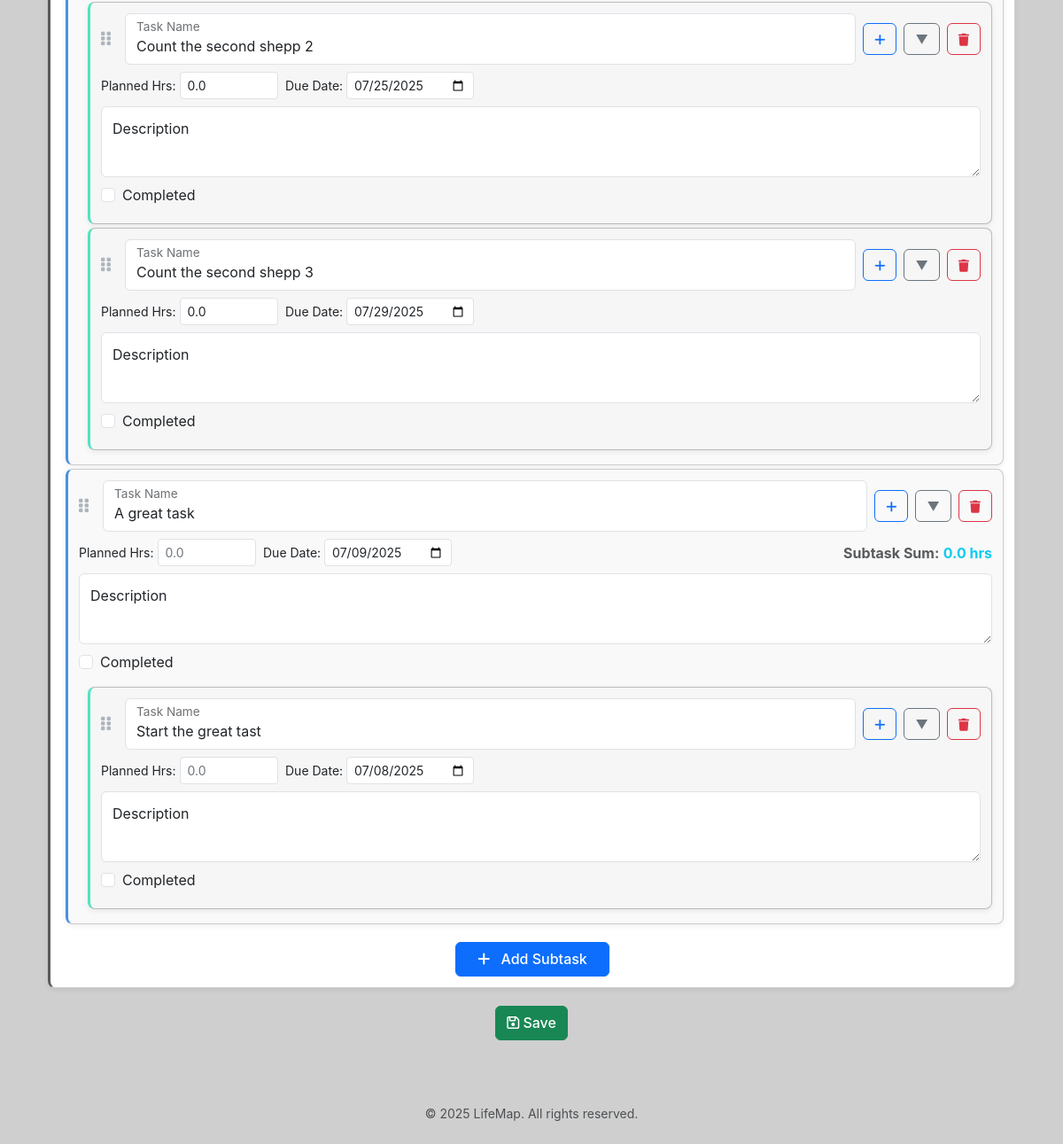
Before: /details/9 (signed in, lower part) with the older database file.
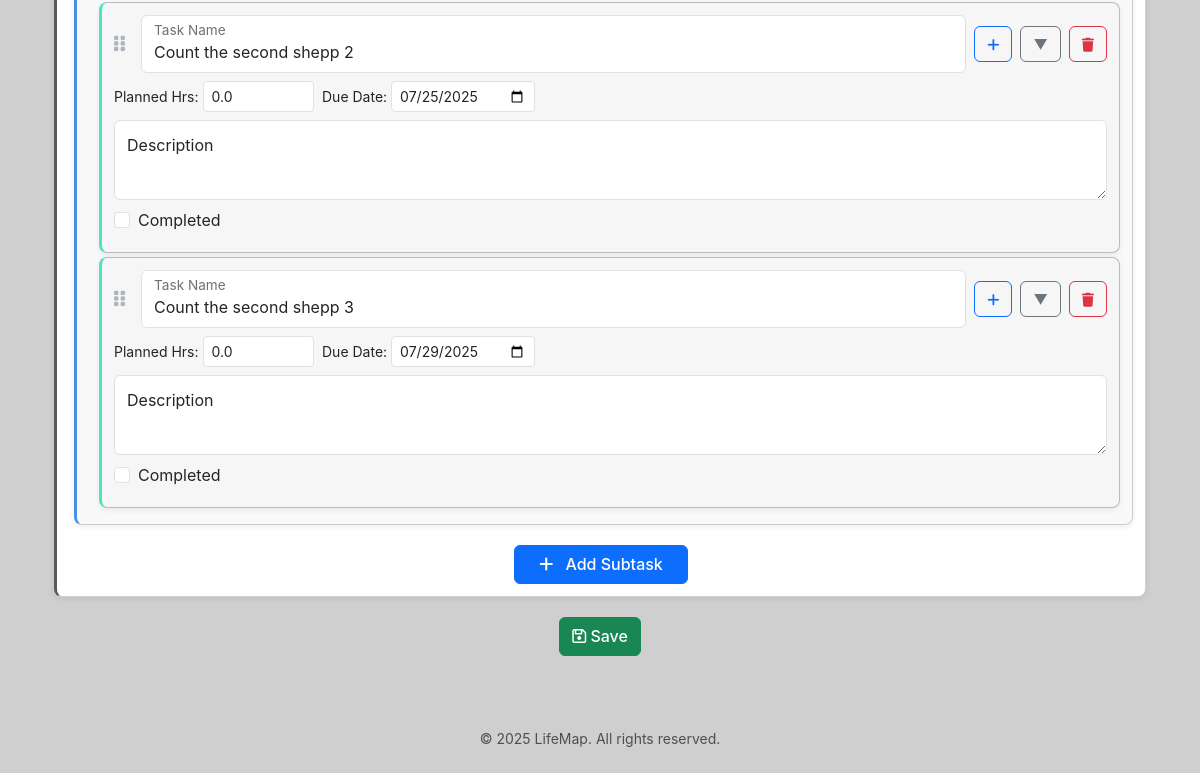
After: the same page with the newer database file.
### tables this page shows
CREATE TABLE work_items (
    item_id INTEGER PRIMARY KEY AUTOINCREMENT,
    project_id INTEGER NOT NULL,
    parent_item_id INTEGER,
    name TEXT NOT NULL,
    description TEXT,
    due_date DATE,
    is_completed INTEGER DEFAULT 0,
    priority INTEGER DEFAULT 0,
    status TEXT DEFAULT 'To Do',
    assigned_to_user_id INTEGER,
    display_order INTEGER DEFAULT 0,
    planned_hours REAL, -- <--- Changed to REAL (or INTEGER) and removed NOT NULL
    created_at DATETIME DEFAULT CURRENT_TIMESTAMP,
    updated_at DATETIME DEFAULT CURRENT_TIMESTAMP, is_minimized INTEGER DEFAULT 0, google_calendar_event_id TEXT,
    FOREIGN KEY (project_id) REFERENCES projects(project_id) ON DELETE CASCADE,
    FOREIGN KEY (parent_item_id) REFERENCES work_items(item_id) ON DELETE CASCADE,
    FOREIGN KEY (assigned_to_user_id) REFERENCES users(user_id) ON DELETE SET NULL
);

### app.py (the view)
@app.route("/details/<int:project_id>")
@login_required
def tasks(project_id):
    user_id = session["user_id"]
    conn = get_db()
    cursor = conn.cursor()
    cursor.execute(
        """SELECT name, description FROM projects WHERE user_id = ? AND project_id = ?""",
        (user_id,
         project_id))
    project_details = cursor.fetchone()
    if project_details is None:
        return error_page("Project not found or you are not authorized.", 404)
    project_name = project_details["name"]
    cursor.execute(
        """SELECT * FROM work_items WHERE project_id = ?""", (project_id,))
    tasks_flat_list = cursor.fetchall()
    tree = build_task_tree(tasks_flat_list)
    return render_template(
        'tasks.html',
        tasks=tree,
        project_id=project_id,
        project_name=project_name,
        username=get_username(user_id),
        project_details=project_details)

### app.py (called while the page is built)
@app.after_request
def after_request(response):
    response.headers["Cache-Control"] = "no-cache, no-store, must-revalidate"
    response.headers["Expires"] = 0
    response.headers["Pragma"] = "no-cache"
    return response

### help.py (called while the page is built)
def get_db():
    if 'lifemap_db' not in g:
        g.lifemap_db = sqlite3.connect("LifeMap.db")
        g.lifemap_db.row_factory = sqlite3.Row
    return g.lifemap_db

def login_required(f):
    @wraps(f)
    def decorated_function(*args, **kwargs):
        if session.get("user_id") is None:
            return redirect("/login")
        return f(*args, **kwargs)
    return decorated_function

def get_username(user_id):
    conn = get_db()
    cursor = conn.cursor()
    cursor.execute("""SELECT username FROM users WHERE user_id = ?""", (user_id,))
    username_row = cursor.fetchone()
    return username_row[0] if username_row else None

### templates/tasks.html (shortened to what this page needs)
{% extends "layout.html" %}
{% block main %}
    <div class="container-fluid mt-5">
        <form id="task-manager-form" method="POST">
            <div class="task-list">
                {% macro render_task_item(task, level=0) %}
                    <div class="card subtask-level-{{ level }} mb-1 {% if task.is_completed %}completed-task{% endif %}"
                         data-item-id="{{ task.item_id }}"
                         data-parent-item-id="{{ task.parent_item_id if task.parent_item_id is defined else '' }}"
                         data-level="{{ level }}">
                        <div class="card-body">
                            <div class="task-header">
                                {% if level > 0 %}
                                    <span class="drag-handle"><i class="fa-solid fa-grip-vertical"></i></span>
                                    <div class="form-floating flex-grow-1">
                                        <input type="text" class="form-control" id="name_{{ task.item_id | replace('.', '_') }}" name="name_{{ task.item_id | replace('.', '_') }}" value="{{ task.name }}" placeholder="Subtask Name">
                                        <label for="name_{{ task.item_id | replace('.', '_') }}">Task Name</label>
                                    </div>
                                {% endif %}
                                {% if level > 0 %}
                                    <button type="button" class="btn btn-sm btn-outline-primary add-subtask-btn"><i class="fa-solid fa-plus"></i></button>
                                    <button type="button" class="btn btn-sm btn-outline-secondary toggle-subtasks-btn"><span class="collapse-icon">{% if task.is_minimized %}&#9650;{% else %}&#9660;{% endif %}</span></button>
                                    <button type="button" class="btn btn-sm btn-outline-danger delete-task-btn"><i class="fa-solid fa-trash"></i></button>
                                {% endif %}
                            </div>
                            {% if level > 0 %}
                                <div class="task-options {% if task.is_minimized %}task-options-minimized{% endif %}">
                                    <div class="d-flex flex-wrap align-items-center gap-2">
                                        <div class="d-flex align-items-center gap-1" style="max-width: 200px;">
                                            <label for="planned_hours_{{ task.item_id | replace('.', '_') }}" class="form-label small mb-0 text-nowrap">Planned Hrs:</label>
                                            <input type="number" min="0" step="0.1" class="form-control form-control-sm flex-grow-1"
                                                id="planned_hours_{{ task.item_id | replace('.', '_') }}"
                                                name="planned_hours_{{ task.item_id | replace('.', '_') }}"
                                                value="{{ task.planned_hours if task.planned_hours is not none else '' }}"
                                                placeholder="0.0" {% if task.subtasks %}readonly{% endif %}>
                                        </div>
                                        {% if task.due_date is defined %}
                                        <div class="d-flex align-items-center gap-1" style="max-width: 200px;">
                                            <label for="due_date_{{ task.item_id | replace('.', '_') }}" class="form-label small mb-0 text-nowrap">Due Date:</label>
                                            <input type="date" class="form-control form-control-sm flex-grow-1" id="due_date_{{ task.item_id | replace('.', '_') }}" name="due_date_{{ task.item_id | replace('.', '_') }}" value="{{ task.due_date }}">
                                        </div>
                                        {% endif %}
                                        {% if task.subtasks %}
                                        <div class="text-end ms-auto">
                                            <strong class="text-muted">Subtask Sum:</strong>
                                            <span class="fs-6 fw-bold text-info">
                                                {{ "%.1f" | format(task.calculated_planned_hours) if task.calculated_planned_hours is not none else "N/A" }} hrs
                                            </span>
                                        </div>
                                        {% endif %}
                                        <div class="form-floating flex-grow-1 w-100">
                                            <textarea class="form-control" placeholder="Description" id="description_{{ task.item_id | replace('.', '_') }}" name="description_{{ task.item_id | replace('.', '_') }}">{{ task.description }}</textarea>
                                            <label for="description_{{ task.item_id | replace('.', '_') }}">Description</label>
                                        </div>
                                        <div class="form-check mb-2">
                                            <input type="checkbox" class="form-check-input completed-checkbox" id="is_completed_{{ task.item_id | replace('.', '_') }}" name="is_completed_{{ task.item_id | replace('.', '_') }}" {% if task.is_completed %}checked{% endif %}>
                                            <label class="form-check-label" for="is_completed_{{ task.item_id | replace('.', '_') }}">Completed</label>
                                        </div>
                                    </div>
                                </div>
                            {% else %}
                                <div class="task-options mb-1 mx-auto fs-6 fw-bold i">
                                    "{{ project_details.description }}"
                                </div>
                            {% endif %}
                            {% if task.subtasks %}
                            <div class="subtask-list">
                                {% for subtask in task.subtasks %}
                                    {{ render_task_item(subtask, level + 1) }}
                                {% endfor %}
                            </div>
                            {% endif %}
                            {% if level == 0 %}
                                <div class="d-flex justify-content-center mt-3">
                                    <button type="button" class="btn btn-primary add-subtask-btn px-4">
                                        <i class="fa-solid fa-plus me-2"></i> Add Subtask
                                    </button>
                                </div>
                            {% endif %}
                        </div>
                    </div>
                {% endmacro %}
                {% for task in tasks %}
                    {{ render_task_item(task, 0) }}
                {% endfor %}
            </div>
            <button type="submit" class="btn btn-success mt-3">
                <i class="fa-regular fa-floppy-disk"></i>
                Save
            </button>
        </form>
    </div>
{% endblock %}

### templates/layout.html (shortened to what this page needs)
<!DOCTYPE html>
<html lang="en">
<head>
    <link href="https://cdn.jsdelivr.net/npm/bootstrap@5.3.3/dist/css/bootstrap.min.css" rel="stylesheet" xintegrity="sha384-QWTKZyjpPEjISv5WaRU9OFeRpok6YctnYmDr5pNlyT2bRjXh0JMhjY6hW+ALEwIH">
    <link href="https://cdnjs.cloudflare.com/ajax/libs/font-awesome/6.0.0-beta3/css/all.min.css" rel="stylesheet">
</head>
<body id="bg" class="d-flex flex-column min-vh-100">
    <main class="flex-grow-1 container-xl py-5 text-center">
        {% block main %}{% endblock %}
    </main>
    <footer id="bg" class="mt-auto py-4 text-center text-muted small">
        &copy; 2025 LifeMap. All rights reserved.
    </footer>
</body>
</html>

### templates/layout.html (style rules this page uses)
body { font-family: 'Inter', sans-serif; background-color: #f8f9fa; display: flex; flex-direction: column; min-height: 100vh; }
#bg { background-color: #cfcfcf }

### templates/tasks.html (style rules this page uses)
body { font-family: 'Inter', sans-serif; background-color: #f8f9fa; }
.drag-handle { cursor: grab; color: #adb5bd; margin-right: 8px; font-size: 1.1rem; }
.task-header { display: flex; align-items: center; position: relative; gap: 0.5rem; margin-bottom: 0.4rem; flex-wrap: wrap; }
.task-header input[type="text"], .task-header input[type="date"] { flex-grow: 1; min-width: 120px; border-radius: 0.375rem; }
.task-options, .subtask-list { display: grid; grid-template-rows: 1fr; transition: grid-template-rows 0.3s ease-in-out, margin-top 0.3s ease-in-out; margin-top: 0.5rem; }
.task-options > *, .subtask-list > * { overflow: hidden; }
.card { border-radius: 0.5rem; box-shadow: 0 2px 6px rgba(0, 0, 0, 0.075); transition: transform 0.2s ease-in-out, box-shadow 0.2s ease-in-out; margin-bottom: 0.5rem; }
.card-body { padding: 0.75rem; }
.btn { border-radius: 0.375rem; font-weight: 500; transition: all 0.2s ease-in-out; padding: 0.4rem 0.75rem; }
.form-floating > .form-control { height: calc(3rem + 2px); padding: 1rem 0.75rem 0.25rem; }
.form-floating > .form-control:not(:placeholder-shown) { padding-top: 1.25rem; padding-bottom: 0.25rem; }
.form-floating > label { padding: 0.75rem 0.75rem; }
#task-manager-form textarea.form-control { height: 80px !important; }
.form-control::placeholder { color: #6c757d; opacity: 1; }
.subtask-level-0 { background-color: #ffffff; border: 1px solid #d0d0d0; border-left: 3px solid #5a5a5a; }
.subtask-level-1 { background-color: #f9f9f9;border: 1px solid #cccccc;margin-left: 5px; width: calc(100% - 5px);border-left: 3px solid #4a90e2; }
.subtask-level-2 { background-color: #f6f6f6;border: 1px solid #bbbbbb;margin-left: 10px; width: calc(100% - 10px);border-left: 3px solid #50e3c2; }

Changed rows visible on the page:
removed work_items: name "A great task", due_date "07/09/2025", calculated_planned_hours "0.0", item_id "Description"
no longer on this page (row unchanged): work_items: name "Start the great tast", due_date "07/08/2025", item_id "Description", shown under "0.0"
